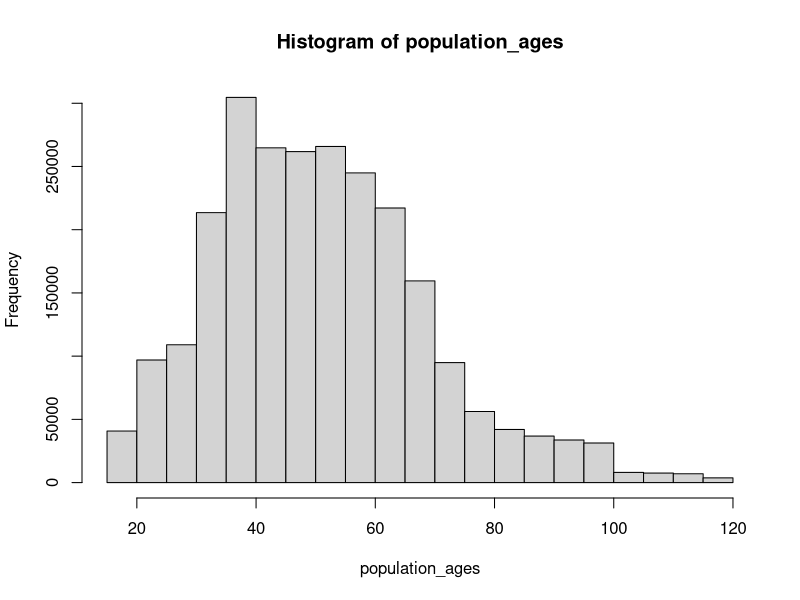
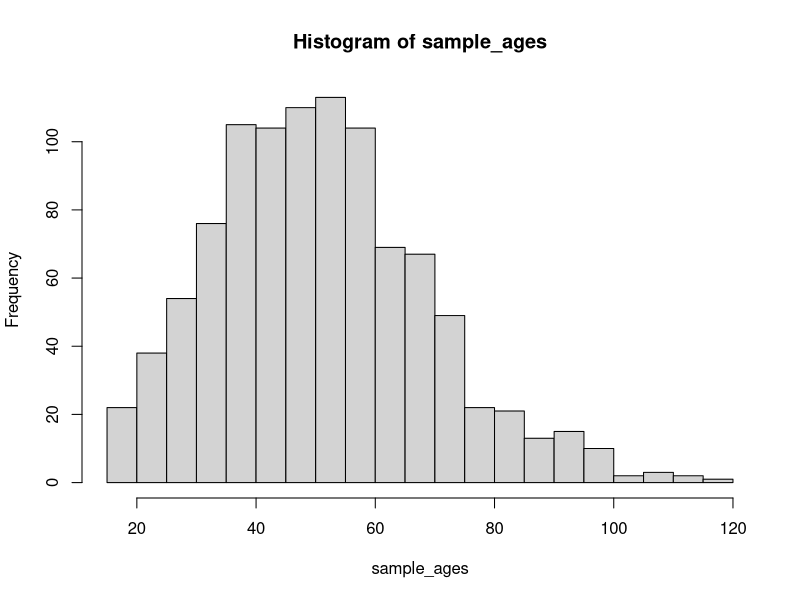
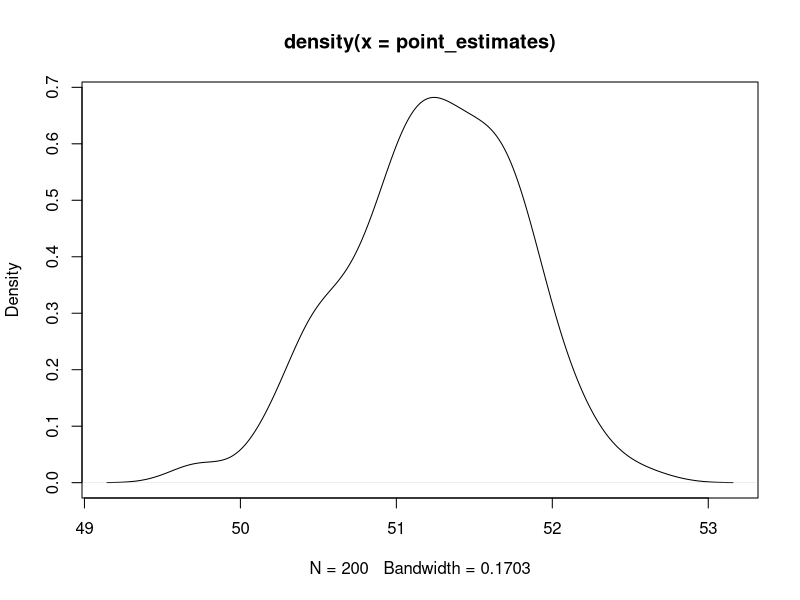

Generate these figures, in order, with R:
## ---- chunk 1
set.seed(12)
population_ages <- c(rexp(1000000,0.015)+18, # Generate a population
 rpois(500000,20)+18,
 rpois(500000,32.5)+18,
 rpois(500000,45)+18)
population_ages <- ifelse(population_ages<100, population_ages, population_ages%%100+18)
true_mean <- mean(population_ages) # Check the population mean
true_mean
## ---- chunk 2
set.seed(10)
sample_ages <- sample(population_ages, size=1000) # Take a sample of 1000 ages
sample_mean <- mean(sample_ages) # Make a point estimate of the mean
sample_mean
sample_mean-true_mean #Check difference between estimate and population parameter
## ---- chunk 3
set.seed(12)
population_races <- c(rep("white",1000000), # Generate some dummy demographic data
 rep("hispanic",500000),
 rep("black",500000),
 rep("asian",250000),
 rep("other",250000))
demographic_sample <- sample(population_races, size=1000) # Take a sample
for (race in unique(demographic_sample)){ # Loop over each race*
 print(paste(race," proportion estimate:"))
 print(sum(demographic_sample==race)/1000) # Print the estimated proportion
}

## ---- chunk 4
library(e1071)
hist(population_ages, breaks=20) # Create histogram of population
skewness(population_ages) # Check the skewness
## ---- chunk 5
hist(sample_ages, breaks=20) # Create histogram of the sample
skewness(sample_ages) # Check the skewness (point estimate of skewness)
## ---- chunk 6
set.seed(12)
point_estimates <- c() # Create an empty vector to hold results
num_samples <- 200 # Initialize number of samples to take
for (x in 1:num_samples){ # Draw 200 samples and make 200 point estimates
 sample <- sample(population_ages, size=1000)
 point_estimates <- c(point_estimates, mean(sample))
}
plot(density(point_estimates)) # Plot the sampling distribution
## ---- chunk 7
skewness(point_estimates)
## ---- chunk 8
mean(point_estimates)
mean(point_estimates)-true_mean# Difference between true mean and sample means
## ---- chunk 9
 alpha = c(0.2,0.1,0.05,0.001)
 zstar = qnorm(1 - alpha/2)
 zstar

